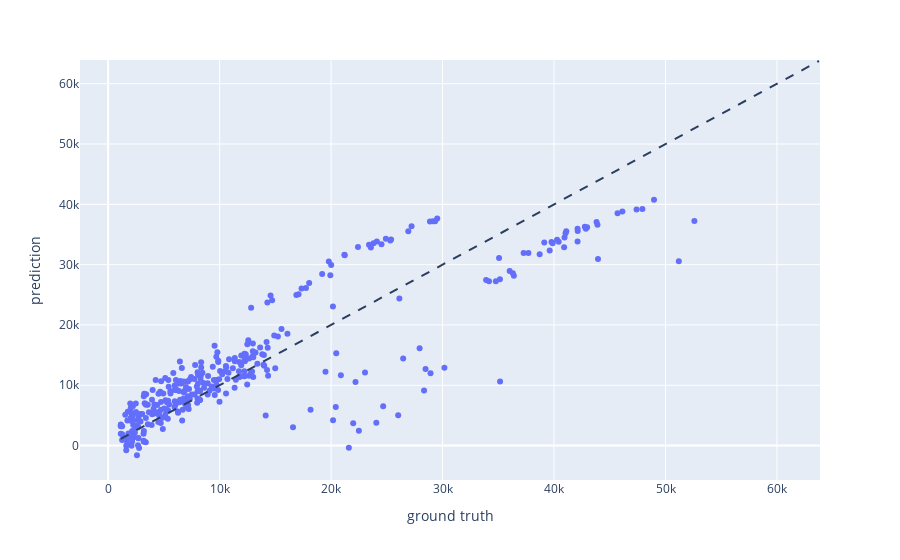
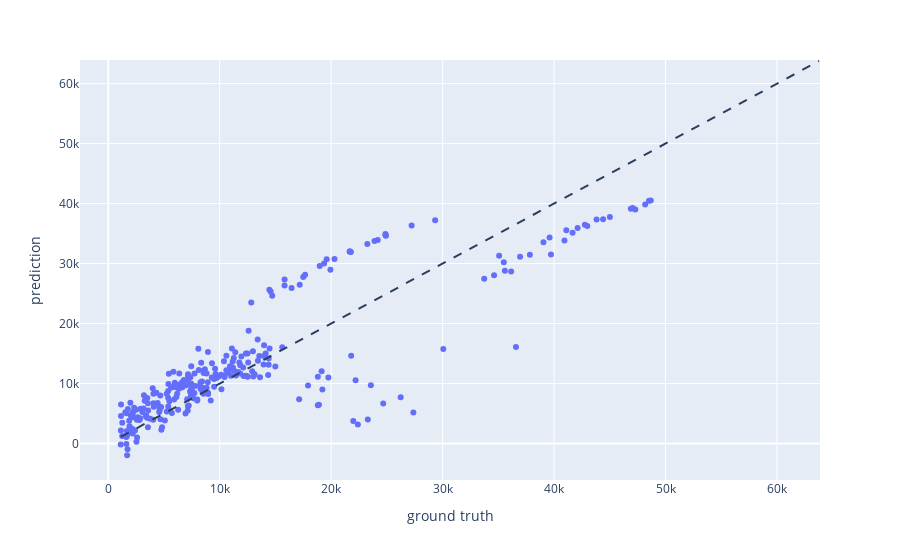
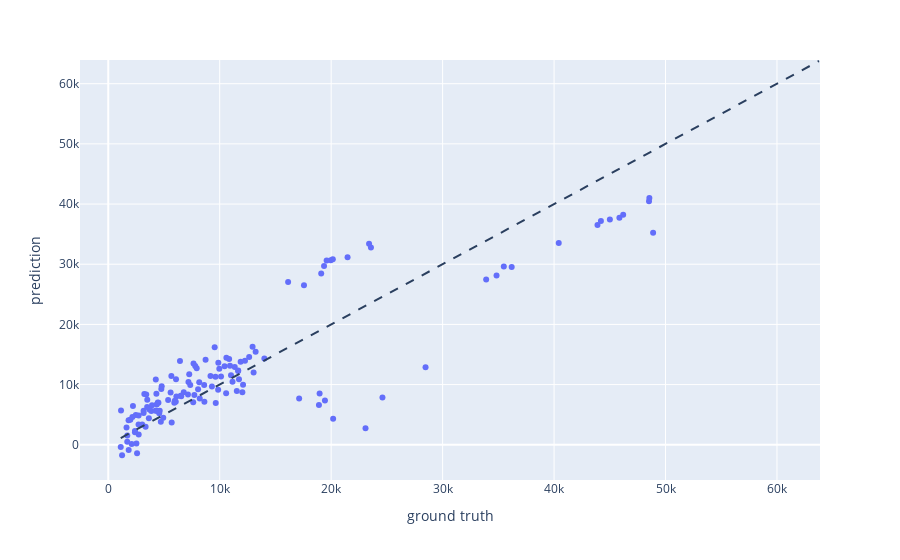

Notebook source saved alongside these figures, in order:
### Code cell
from sklearn.utils import shuffle
from sklearn.model_selection import KFold
xShuffled, yShuffled = shuffle(X_train1, y_train1)
from sklearn.metrics import mean_squared_error
from copy import deepcopy
xShuffled, yShuffled = shuffle(X1, y1)
linearModel = LinearRegression()

round_num = 0
best_epoch = None
best_model =[]
rmse_train = []
rmse_val = []
testacc=[]
best_model_acc=[]
best_model_acc22=[]
MAE=[]
MSE=[]
RSMETest=[]
RSMETrain=[]
aa=[]
aaa=[]
testacc.append(0)
best_trainAcuu=0
best_testAcuu=0
aa=0
prportions=[0.75,0.80,0.90]
for i in range(3):
    round_num = round_num + 1
    X_train7, X_test7, y_train7, y_test7 = train_test_split(X1, y1,train_size=prportions[i])
   
    print("Round #", round_num)

    
    print("Running...")
    mse_val_min = float("inf")
    n_no_change = 0
    testacc=[]
    testacc.append(0)
    best_trainAcuu=0
    best_testAcuu=0
    for epoch in range(1,5000):
        linearModel.fit(X_train7, y_train7)
        Y_train_predict = linearModel.predict(X_train7)
        train_error = mean_squared_error(y_train7,Y_train_predict)
        rmse_train.append(np.sqrt(train_error))
        Y_val_predict = linearModel.predict(X_test7)
        val_error = mean_squared_error(y_test7,Y_val_predict )
        rmse_val.append(np.sqrt(val_error))
    
        if val_error < mse_val_min:
            n_no_change = 0
            mse_val_min = val_error
            best_testAcuu=deepcopy(linearModel).score(X_test7, y_test7)
            if(best_testAcuu>np.max(testacc)):
                best_epoch = epoch
                best=deepcopy(linearModel)
                best_model.append(deepcopy(linearModel))
                best_testAcuu=best.score(X_test7, y_test7)
                best_trainAcuu=best.score(X_train7, y_train7)
                testacc.append(best_testAcuu)
                best_model_acc.append(best_testAcuu)
                best_model_acc22.append(best_trainAcuu)
                y_pred22222=best.predict(X_test7)
                MAE.append(metrics.mean_absolute_error(y_test7, y_pred22222))
                MSE.append(metrics.mean_squared_error(y_test7, y_pred22222))
                RSMETest.append(np.sqrt(metrics.mean_squared_error(y_test7, y_pred22222)))
                RSMETrain.append(np.sqrt(metrics.mean_squared_error(y_train7, best.predict(X_train7))))
                print(RSMETest)
                zip(feature_cols, linreg.coef_)
                print(feature_cols)
                print(linreg.intercept_)
                print(linreg.coef_)
                fig = px.scatter(x=y_test7, y=y_pred22222, labels={'x': 'ground truth', 'y': 'prediction'})
                fig.add_shape(
                    type="line", line=dict(dash='dash'),
                    x0=y1.min(), y0=y1.min(),
                    x1=y1.max(), y1=y1.max()
                )
                fig.show()

        else:
            n_no_change = n_no_change + 1
    
        if n_no_change >= 1000:
            print('Time to stop!')
            print('num epoch =', epoch)
            print('best epoch = ', best_epoch,', from round #', round_num)
            print('accuracy',best_testAcuu)
            print('accuracy',np.max(testacc))
            y_pred22222=best.predict(X_test7)
            break

### Figure 1 — Plotly figure (JSON) as saved in the notebook; plotly's stock layout.template omitted (floating-point values rounded to 4 significant figures; data arrays with more than 128 entries replaced by an {"elided": "..."} marker saying what was removed)
{"data": [{"hovertemplate": "ground truth=%{x}<br>prediction=%{y}<extra></extra>", "legendgroup": "", "marker": {"color": "#636efa", "symbol": "circle"}, "mode": "markers", "name": "", "orientation": "v", "showlegend": false, "type": "scatter", "x": {"elided": "335 float values"}, "xaxis": "x", "y": {"elided": "335 float values"}, "yaxis": "y"}], "layout": {"legend": {"tracegroupgap": 0}, "margin": {"t": 60}, "shapes": [{"line": {"dash": "dash"}, "type": "line", "x0": 1122.0, "x1": 63770.0, "y0": 1122.0, "y1": 63770.0}], "xaxis": {"anchor": "y", "domain": [0, 1], "title": {"text": "ground truth"}}, "yaxis": {"anchor": "x", "domain": [0, 1], "title": {"text": "prediction"}}}}

### Figure 2 — Plotly figure (JSON) as saved in the notebook; plotly's stock layout.template omitted (floating-point values rounded to 4 significant figures; data arrays with more than 128 entries replaced by an {"elided": "..."} marker saying what was removed)
{"data": [{"hovertemplate": "ground truth=%{x}<br>prediction=%{y}<extra></extra>", "legendgroup": "", "marker": {"color": "#636efa", "symbol": "circle"}, "mode": "markers", "name": "", "orientation": "v", "showlegend": false, "type": "scatter", "x": {"elided": "268 float values"}, "xaxis": "x", "y": {"elided": "268 float values"}, "yaxis": "y"}], "layout": {"legend": {"tracegroupgap": 0}, "margin": {"t": 60}, "shapes": [{"line": {"dash": "dash"}, "type": "line", "x0": 1122.0, "x1": 63770.0, "y0": 1122.0, "y1": 63770.0}], "xaxis": {"anchor": "y", "domain": [0, 1], "title": {"text": "ground truth"}}, "yaxis": {"anchor": "x", "domain": [0, 1], "title": {"text": "prediction"}}}}

### Figure 3 — Plotly figure (JSON) as saved in the notebook; plotly's stock layout.template omitted (floating-point values rounded to 4 significant figures; data arrays with more than 128 entries replaced by an {"elided": "..."} marker saying what was removed)
{"data": [{"hovertemplate": "ground truth=%{x}<br>prediction=%{y}<extra></extra>", "legendgroup": "", "marker": {"color": "#636efa", "symbol": "circle"}, "mode": "markers", "name": "", "orientation": "v", "showlegend": false, "type": "scatter", "x": {"elided": "134 float values"}, "xaxis": "x", "y": {"elided": "134 float values"}, "yaxis": "y"}], "layout": {"legend": {"tracegroupgap": 0}, "margin": {"t": 60}, "shapes": [{"line": {"dash": "dash"}, "type": "line", "x0": 1122.0, "x1": 63770.0, "y0": 1122.0, "y1": 63770.0}], "xaxis": {"anchor": "y", "domain": [0, 1], "title": {"text": "ground truth"}}, "yaxis": {"anchor": "x", "domain": [0, 1], "title": {"text": "prediction"}}}}
